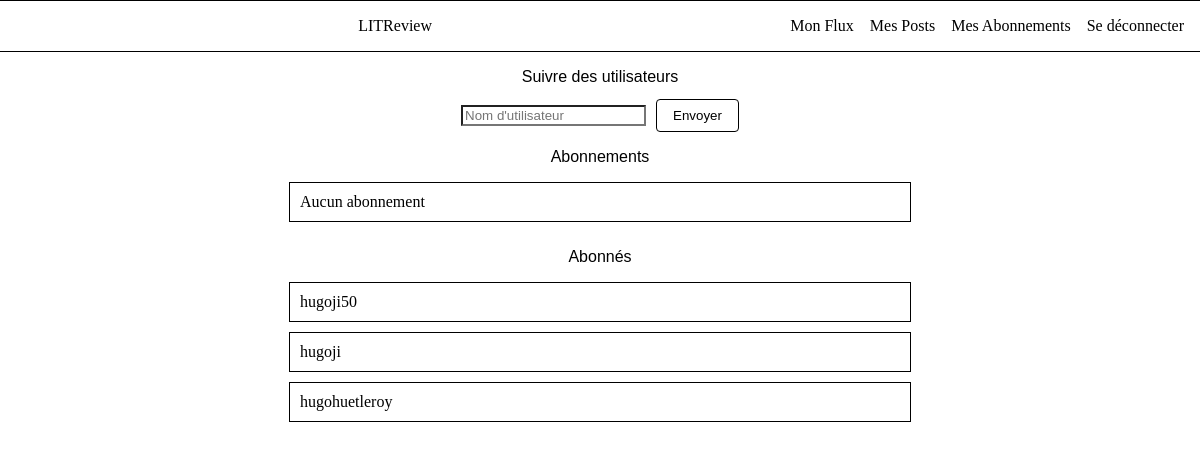
Page /follow-users/ (signed in) on the committed database.
### feed/models.py (models this page shows)
class UserFollows(models.Model):
    user = models.ForeignKey(
        to=settings.AUTH_USER_MODEL, on_delete=models.CASCADE, related_name="following"
    )
    followed_user = models.ForeignKey(
        to=settings.AUTH_USER_MODEL,
        on_delete=models.CASCADE,
        related_name="followers_by",
    )
    class Meta:
        unique_together = (
            "user",
            "followed_user",
        )

### authentication/models.py (models this page shows)
class User(AbstractUser):
    CREATOR = "CREATOR"
    SUBSCRIBER = "SUBSCRIBER"
    ROLE_CHOICES = (
        (CREATOR, "Créateur"),
        (SUBSCRIBER, "Abonné"),
    )
    profile_photo = models.ImageField(verbose_name="Photo de profil")
    role = models.CharField(max_length=30, choices=ROLE_CHOICES, verbose_name="Rôle")

### feed/views.py (the view, shortened to what this page needs)
# urls.py: path("follow-users/", feed.views.follow_users, name="follow_users"),
@login_required
def follow_users(request):
    search_form = UserSearchForm()
    searched_users = User.objects.none()
    search_performed = False
    following = UserFollows.objects.filter(user=request.user)
    followers = UserFollows.objects.filter(followed_user=request.user)
    return render(
        request,
        "feed/follow_users.html",
        context={
            "search_form": search_form,
            "searched_users": searched_users,
            "following": following,
            "followers": followers,
            "search_performed": search_performed,
        },
    )

### feed/forms.py
class UserSearchForm(forms.Form):
    username = forms.CharField(
        max_length=150,
        label="",
        widget=forms.TextInput(attrs={"placeholder": "Nom d'utilisateur"}),
    )

### feed/templates/feed/follow_users.html (shortened to what this page needs)
{% extends 'base.html' %}
{% block content %}
    <h2 class="followers">Suivre des utilisateurs</h2>
    <form method="post">
        <div class="form-group-followers">
            {{ search_form.username.label_tag }} {{ search_form.username }} <button type="submit">Envoyer</button>
        </div>
    </form>
    <h2 class="followers">Abonnements</h2>
    <ul class="center-list">
    {% for follow in following %}
        <li>
            <span>{{ follow.followed_user.username }}</span>
            <form method="post">
                {% csrf_token %}
                <button type="submit" name="unfollow" value="{{ follow.followed_user.id }}">Se désabonner</button>
            </form>
        </li>
        {% empty %}
        <li>Aucun abonnement</li>
    {% endfor %}
    </ul>
    <h2 class="followers">Abonnés</h2>
    <ul class="center-list">
        {% for follow in followers %}
            <li>{{ follow.user.username }}</li>
        {% empty %}
            <li>Aucun abonné</li>
        {% endfor %}
    </ul>
{% endblock content %}

### feed/static/styles.css (style rules this page uses)
* { background-color: white; }
body { margin: 0; padding: 0; }
h2 { font-size: 1,5rem; font-weight: normal; font-family: Arial, sans-serif; }
button { padding: 0.5rem 1rem; background-color: white; border: black 1px solid; border-radius: 0.25rem; cursor: pointer; }
.followers { font-size: 1rem; font-weight: normal; font-family: Arial, sans-serif; margin-top: 1rem; text-align: center; }
.form-group-followers { margin-bottom: 1rem; display: flex; justify-content: center; align-items: center; }
.form-group-followers input[type="text"] { margin-right: 10px; }
.center-list { list-style-type: none; display: flex; flex-direction: column; align-items: center; padding: 0; }
.center-list li { border: 1px solid #000; width: 50%; display: flex; justify-content: space-between; align-items: center; padding: 10px; margin-bottom: 10px; }

### rows in the picture
UserFollows: user.username "hugoji50"
UserFollows: user.username "hugoji"
UserFollows: user.username "hugohuetleroy"
